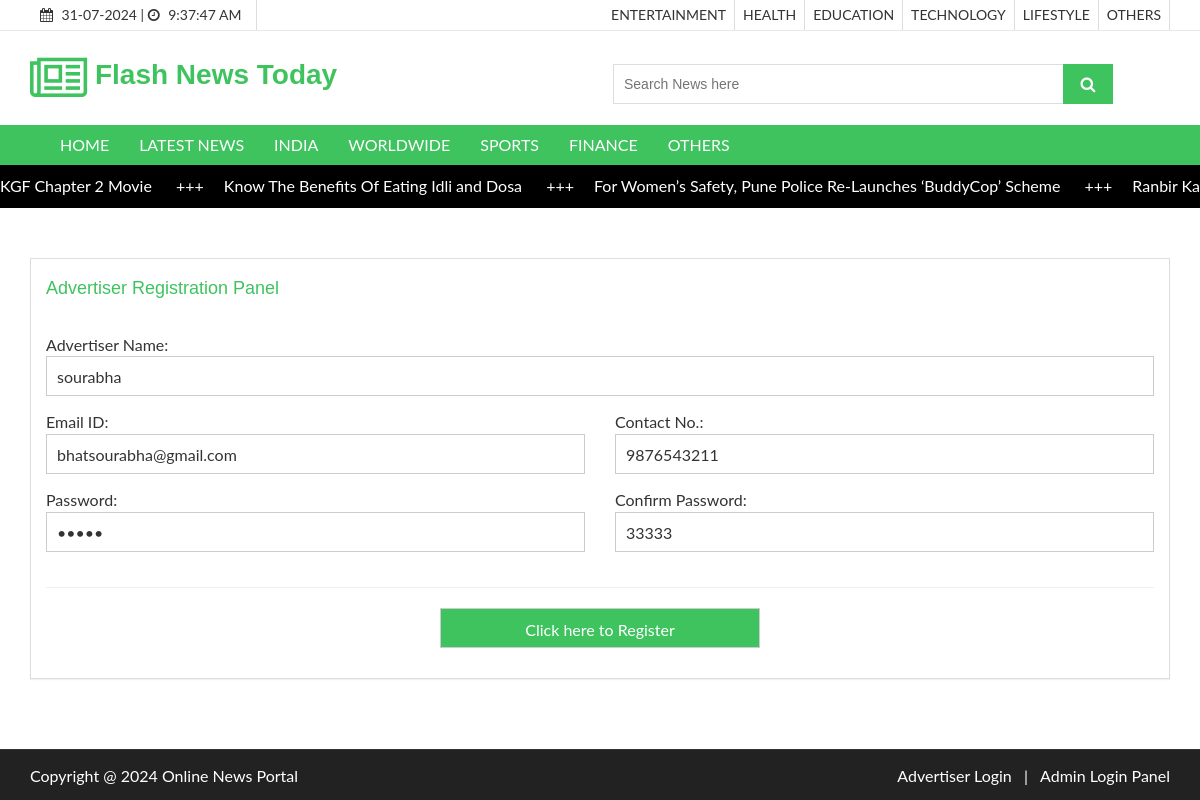
The app's page /register.php?editid=1 with its own data.
### tables this page shows
CREATE TABLE `newscategory` (
  `newscategoryid` int(10) NOT NULL,
  `category` varchar(50) NOT NULL,
  `category_type` varchar(20) DEFAULT NULL,
  `description` text NOT NULL,
  `status` varchar(10) NOT NULL
);

CREATE TABLE `newscontent` (
  `newsid` int(10) NOT NULL,
  `newscategoryid` int(10) NOT NULL,
  `newstype` varchar(20) NOT NULL COMMENT 'ARticles or News',
  `newsdate` date NOT NULL,
  `title` varchar(255) NOT NULL,
  `newsdescription` text NOT NULL,
  `images` text NOT NULL,
  `publisheddate` date NOT NULL,
  `count_views` bigint(20) NOT NULL DEFAULT 0,
  `status` varchar(10) NOT NULL
);

CREATE TABLE `advertiser` (
  `advertiserid` int(10) NOT NULL,
  `advertisername` varchar(50) NOT NULL,
  `emailid` varchar(50) NOT NULL,
  `password` varchar(100) NOT NULL,
  `address` text NOT NULL,
  `city` varchar(20) NOT NULL,
  `pincode` varchar(10) NOT NULL,
  `contactno` varchar(15) NOT NULL,
  `note` text NOT NULL,
  `status` varchar(10) NOT NULL
);

### register.php (the view, shortened to what this page needs)
<?php
include("header.php");
if(isset($_GET['editid']))
{
	$sqledit = "SELECT * FROM  advertiser WHERE advertiserid='$_GET[editid]'";
	$qsqledit = mysqli_query($con,$sqledit);
	$rsedit = mysqli_fetch_array($qsqledit);
}
?>
  <section id="aa-catg-head-banner">
    <div class="aa-catg-head-banner-area">
     <div class="container">
      <div class="aa-catg-head-banner-content">
        <h2>Checkout Page</h2>
      </div>
     </div>
   </div>
  </section>
 <section id="checkout">
   <div class="container">
     <div class="row">
       <div class="col-md-12">
        <div class="checkout-area">
          <form action="" method="post" name="frmform" onsubmit="return validateform()">
            <div class="row">
              <div class="col-md-12">
                <div class="checkout-left">
                  <div class="panel-group" id="accordion">
<div class="panel panel-default aa-checkout-billaddress">
  <div class="panel-heading">
	<h4 class="panel-title">
	  <a  data-parent="#accordion" >
		Advertiser Registration Panel
	  </a>
	</h4>
  </div>
  <div id="collapseThree">
	<div class="panel-body">
	  <div class="row">
		<div class="col-md-12">
		  <div class="aa-checkout-single-bill">
			Advertiser Name: <span id="idadvertisername" class="errmsg"></span>
			<input type="text" name="advertisername" value="<?php echo $rsedit['advertisername']; ?>" placeholder="Advertiser Name">
		  </div>
		</div>
	  </div>
		<div class="row">
			<div class="col-md-6">
			  <div class="aa-checkout-single-bill">
				Email ID: <span id="idemailid" class="errmsg"></span>
				<input type="text" name="emailid" value="<?php echo $rsedit['emailid']; ?>" placeholder="Email ID">
			  </div>
			</div>
			<div class="col-md-6">
			  <div class="aa-checkout-single-bill">
				Contact No.: <span id="idcontactno" class="errmsg"></span>
				<input type="text" placeholder="Contact No." value="<?php echo $rsedit['contactno']; ?>" name="contactno">
			  </div>
			</div>
		</div>
	  <div class="row">
		<div class="col-md-6">
		  <div class="aa-checkout-single-bill">
			Password: <span id="idpassword" class="errmsg"></span>
			<input type="password" name="password" value="<?php echo $rsedit['password']; ?>" placeholder="Password">
		  </div>
		</div>
		<div class="col-md-6">
		  <div class="aa-checkout-single-bill">
			Confirm Password: <span id="idcpassword" class="errmsg"></span>
			<input types="password" name="cpassword" value="<?php echo $rsedit['password']; ?>" placeholder="Confirm Password">
		  </div>
		</div>
	  </div>
	  <div class="row">
		<div class="col-md-12">
			<hr>
		</div>
		<div class="col-md-4">
		</div>
		<div class="col-md-4">
		  <div class="aa-checkout-single-bill col-md-6">
			<input type="submit" name="submit" value="Click here to Register" class="aa-browse-btn">
		  </div>
		</div>
		<div class="col-md-4">
		</div>
	  </div>
	</div>
  </div>
</div>
				   </div>
                </div>
              </div>
             </div>
          </form>
         </div>
       </div>
     </div>
   </div>
 </section>
 <?php
 include("footer.php");
 ?>

### header.php (shortened to what this page needs)
<?php
include("databaseconnection.php");
?>
<!DOCTYPE html>
<html lang="en">
  <head>
    <link href="css/font-awesome.css" rel="stylesheet">
    <link href="css/bootstrap.css" rel="stylesheet">
    <link href="css/jquery.smartmenus.bootstrap.css" rel="stylesheet">
    <link rel="stylesheet" type="text/css" href="css/jquery.simpleLens.css">
    <link rel="stylesheet" type="text/css" href="css/slick.css">
    <link rel="stylesheet" type="text/css" href="css/nouislider.css">
    <link id="switcher" href="css/theme-color/green-theme.css" rel="stylesheet">
    <link href="css/sequence-theme.modern-slide-in.css" rel="stylesheet" media="all">
    <link href="css/style.css" rel="stylesheet">
    <link href="css/jquery.dataTables.min.css" rel="stylesheet">
  </head>
  <body>
  <header id="aa-header">
    <div class="aa-header-top">
      <div class="container">
        <div class="row">
          <div class="col-md-12">
            <div class="aa-header-top-area">
              <div class="aa-header-top-left">
                <div class="cellphone hidden-xs">
                  <p><span class="fa fa-calendar"></span> <?php echo date("d-m-Y"); ?> |
                  <span class="fa fa-clock-o"></span> <span id="idclock"></span></p>
                </div>
              </div>
              <div class="aa-header-top-right">
                <ul class="aa-head-top-nav-right">
                  <?php
                    $sql = "SELECT * FROM newscategory WHERE status='Active' AND category_type='Article'";
                    $qsql= mysqli_query($con,$sql);
                    while($rs = mysqli_fetch_array($qsql))
                    {
                      echo "<li class='hidden-xs'><a href='displayarticle.php?newstype=Article&newscategoryid=$rs[newscategoryid]'>" . strtoupper($rs['category'])  . "</a></li>";
                    }
                  ?>
                </ul>
              </div>
            </div>
          </div>
        </div>
      </div>
    </div>
    <div class="aa-header-bottom">
      <div class="container">
        <div class="row">
          <div class="col-md-12">
            <div class="aa-header-bottom-area">
              <div class="aa-logo">
                <a href="index.php">
                  <span class="fa fa-newspaper-o"></span>
                  <div style="width:550px; ">&nbsp;<strong>Flash</strong> <strong> News </strong> <strong>Today</strong> </div>
                </a>
              </div>
              <div class="aa-search-box">
                <form action="searchnewsandarticles.php" method="get">
                  <input type="text" name="txtsearch" id="txtsearch" placeholder="Search News here ">
                  <button type="submit"><span class="fa fa-search"></span></button>
                </form>
              </div>
            </div>
          </div>
        </div>
      </div>
    </div>
  </header>
  <section id="menu">
    <div class="container">
      <div class="menu-area">
        <div class="navbar navbar-default" role="navigation">
          <div class="navbar-collapse collapse">
            <ul class="nav navbar-nav">
              <li><a href="index.php">HOME</a></li>
              <li><a href="displaylatestnews.php">LATEST NEWS</a></li>
          <?php
						$sql = "SELECT * FROM newscategory WHERE status='Active' AND category_type='News'";
						$qsql= mysqli_query($con,$sql);
						while($rs = mysqli_fetch_array($qsql))
						{
							echo "<li><a href='displayarticle.php?newstype=News&newscategoryid=$rs[newscategoryid]' >" . strtoupper($rs['category'])  . "</a></li>";
						}
					?>
            </ul>
          </div>
        </div>
      </div>
    </div>
  </section>
  <div class="marquee">
  <div class="marquee__item">
  <?php
  $sqlscroller= "SELECT newscontent.*,newscategory.category FROM newscontent LEFT JOIN newscategory ON newscontent.newscategoryid=newscategory.newscategoryid WHERE newscontent.status='Active' ";
  $sqlscroller = $sqlscroller . "  ORDER BY  newscontent.newsid DESC LIMIT 9";
	$qsqlscroller = mysqli_query($con,$sqlscroller);
	while($rsscroller = mysqli_fetch_array($qsqlscroller))
	{
    echo "<a style='color: white;' href='newsdetailed.php?newsid=$rsscroller[newsid]&newstype=$rsscroller[newstype]&newscategoryid=$rsscroller[newscategoryid]'>";
    echo $rsscroller['title'] . " <span class='marquee__seperator'>+++</span>";
    echo "</a>";
  }
  ?>
</div>
</div>

### css/theme-color/green-theme.css (style rules this page uses)
h2 { color: #3fc35f; }
.aa-browse-btn { background-color: #3fc35f; border: 1px solid #3fc35f; }
#aa-header .aa-header-bottom .aa-header-bottom-area .aa-logo a > span { color: #3fc35f; }
#aa-header .aa-header-bottom .aa-header-bottom-area .aa-logo a strong { color: #3fc35f; }
#aa-header .aa-header-bottom .aa-header-bottom-area .aa-search-box button { background-color: #3fc35f; }
#menu { background-color: #3fc35f; }
#checkout .checkout-area .checkout-left .panel-group .panel-default .panel-heading .panel-title a { color: #3fc35f; }

### header.php (style rules this page uses)
.marquee { width: 100%; overflow: hidden; white-space: nowrap; }
.marquee__seperator { margin: 0 2rem; }
.marquee__item { display: inline-block; will-change: transform; -webkit-animation: marquee 50s linear infinite; animation: marquee 50s linear infinite; }
.marquee { background-color: black; padding: 1rem 0; color: #fff; }

### records on screen
newscategory: category "ENTERTAINMENT"
newscategory: category "HEALTH"
newscategory: category "EDUCATION"
newscategory: category "TECHNOLOGY"
newscategory: category "LIFESTYLE"
newscategory: category "OTHERS"
newscategory: category "INDIA"
newscategory: category "WORLDWIDE"
newscategory: category "SPORTS"
newscategory: category "FINANCE"
newscategory: category "OTHERS"
newscontent: title "KGF Chapter 2 Movie"
newscontent: title "Know The Benefits Of Eating Idli and Dosa"
newscontent: title "For Women’s Safety, Pune Police Re-Launches ‘BuddyCop’ Scheme"
newscontent: title "Ranbir…"
advertiser: advertisername "sourabha", emailid "bhatsourabha@gmail.com", contactno "9876543211", cpassword "33333"
